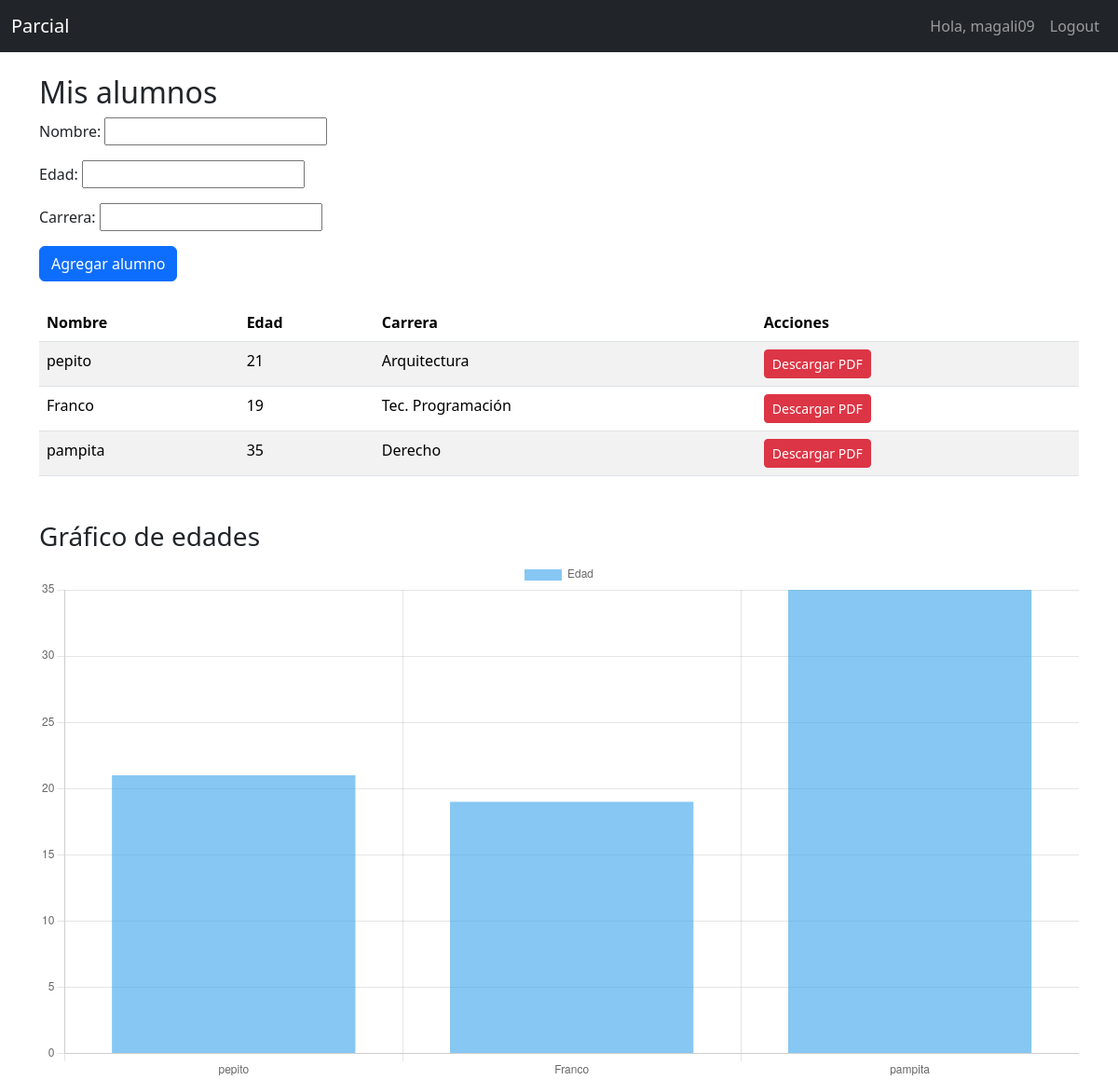
Page /dashboard/ (signed in) on the committed database.
### alumnos/models.py (models this page shows, shortened)
class Alumno(models.Model):
    nombre = models.CharField(max_length=100)
    edad = models.IntegerField()
    carrera = models.CharField(max_length=100)
    usuario = models.ForeignKey(User, on_delete=models.CASCADE)

### alumnos/views.py (the view)
# urls.py: path('dashboard/', dashboard, name='dashboard'),
@login_required
def dashboard(request):
    alumnos = Alumno.objects.filter(usuario=request.user)
    if request.method == "POST":
        form = AlumnoForm(request.POST)
        if form.is_valid():
            alumno = form.save(commit=False)
            alumno.usuario = request.user
            alumno.save()
            return redirect("dashboard")
    else:
        form = AlumnoForm()
    nombres = [a.nombre for a in alumnos]
    edades = [a.edad for a in alumnos]
    return render(
        request,
        "alumnos/dashboard.html",
        {
            "alumnos": alumnos,
            "form": form,
            "nombres_json": json.dumps(nombres),
            "edades_json": json.dumps(edades),
        },
    )

### alumnos/views.py
class AlumnoForm(forms.ModelForm):
    class Meta:
        model = Alumno
        fields = ["nombre", "edad", "carrera"]

### alumnos/templates/alumnos/dashboard.html (shortened to what this page needs)
{% extends 'cuentas/base.html' %} {% block title %}Dashboard{% endblock %}
{%block content %}
<h2>Mis alumnos</h2>
<form method="post" class="mb-4">
  {% csrf_token %} {{ form.as_p }}
  <button type="submit" class="btn btn-primary">Agregar alumno</button>
</form>
<table class="table table-striped">
  <thead>
    <tr>
      <th>Nombre</th>
      <th>Edad</th>
      <th>Carrera</th>
      <th>Acciones</th>
    </tr>
  </thead>
  <tbody>
    {% for alumno in alumnos %}
    <tr>
      <td>{{ alumno.nombre }}</td>
      <td>{{ alumno.edad }}</td>
      <td>{{ alumno.carrera }}</td>
      <td>
        <a
          href="{% url 'alumno_pdf' alumno.id %}"
          class="btn btn-sm btn-danger"
        >
          Descargar PDF
        </a>
      </td>
    </tr>
    {% empty %}
    <tr>
      <td colspan="4">No hay alumnos cargados.</td>
    </tr>
    {% endfor %}
  </tbody>
</table>
<h3 class="mt-5">Gráfico de edades</h3>
<canvas id="grafico" width="400" height="200"></canvas>
<script>
  const labels = JSON.parse("{{ nombres_json|escapejs }}");
  const data = JSON.parse("{{ edades_json|escapejs }}");
  const ctx = document.getElementById("grafico").getContext("2d");
  const chart = new Chart(ctx, {
    type: "bar",
    data: {
      labels: labels,
      datasets: [
        {
          label: "Edad",
          data: data,
          backgroundColor: "rgba(54, 162, 235, 0.6)",
        },
      ],
    },
    options: {
      responsive: true,
      scales: {
        y: {
          beginAtZero: true,
        },
      },
    },
  });
</script>
{% endblock %}

### cuentas/templates/cuentas/base.html (shortened to what this page needs)
<!DOCTYPE html>
<html lang="es">
  <head>
    <link
      href="https://cdn.jsdelivr.net/npm/bootstrap@5.3.2/dist/css/bootstrap.min.css"
      rel="stylesheet"
    />
  </head>
  <body>
    <nav class="navbar navbar-expand-lg navbar-dark bg-dark">
      <div class="container-fluid">
        <a class="navbar-brand" href="/">Parcial</a>
        <div class="collapse navbar-collapse">
          <ul class="navbar-nav ms-auto">
            {% if user.is_authenticated %}
            <li class="nav-item">
              <span class="nav-link">Hola, {{ user.username }}</span>
            </li>
            <li class="nav-item">
              <a class="nav-link" href="{% url 'logout' %}">Logout</a>
            </li>
            {% endif %}
          </ul>
        </div>
      </div>
    </nav>
    <div class="container mt-4">{% block content %}{% endblock %}</div>
  </body>
</html>

### rows in the picture
Alumno: nombre "pepito", edad "21", carrera "Arquitectura"
Alumno: nombre "Franco", edad "19", carrera "Tec. Programación"
Alumno: nombre "pampita", edad "35", carrera "Derecho"

### other values in the picture
{{ user.username }} "magali09"
chart data {{ edades_json|escapejs }} [21, 19, 35]
